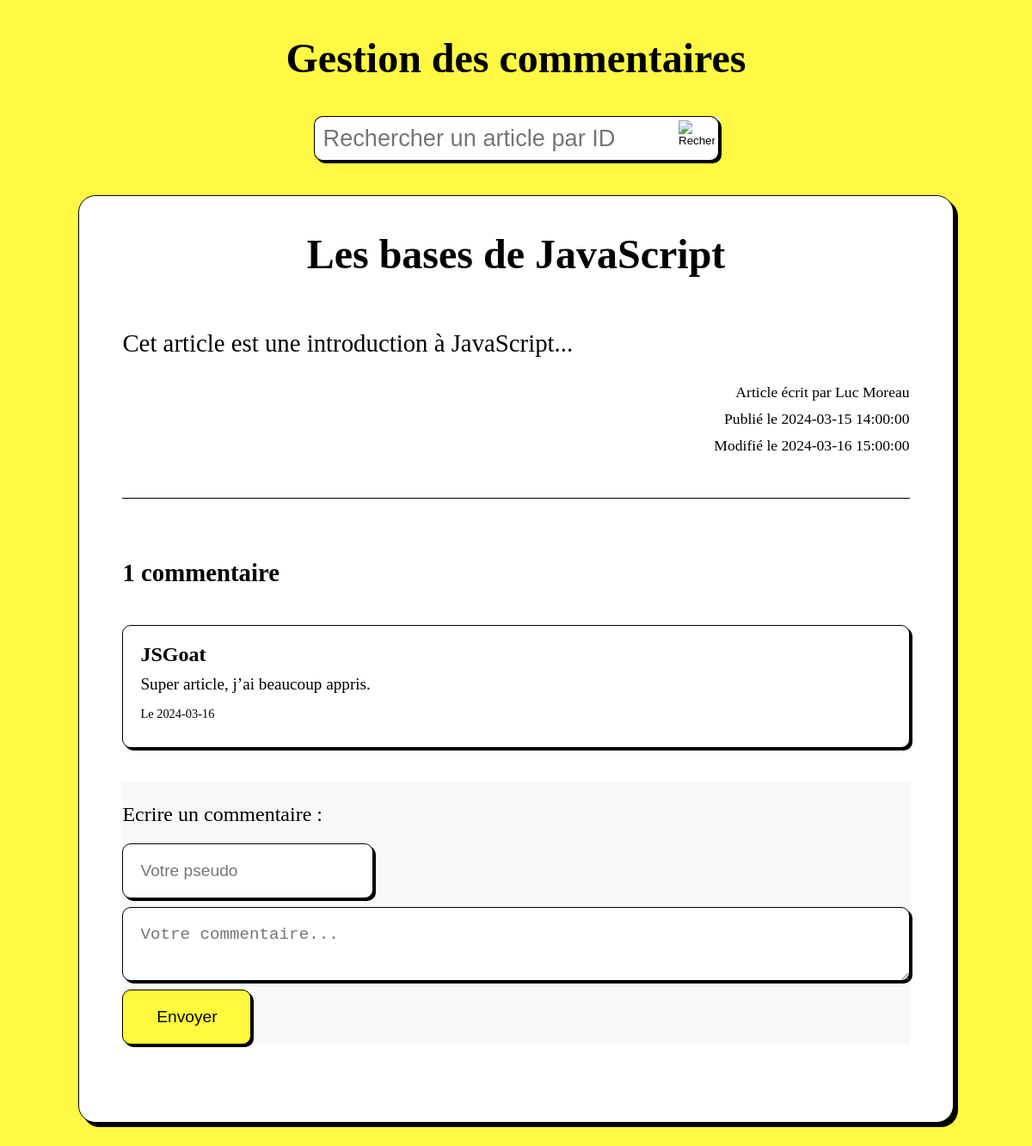
Screenshot of /TP2-projet-blog/TP2-exercices/3-gestion-des-commentaires.php?id_article=7 with the database file from the repository.
### tables this page shows
CREATE TABLE Articles (
    id_art INT PRIMARY KEY AUTO_INCREMENT,
    id_aut INT,
    titre VARCHAR(255),
    corps TEXT,
    date_crea DATETIME,
    date_modif DATETIME,
    FOREIGN KEY (id_aut) REFERENCES Utilisateurs(id_aut)
);

CREATE TABLE Utilisateurs (
    id_aut INT PRIMARY KEY AUTO_INCREMENT,
    nom VARCHAR(100),
    prenom VARCHAR(100),
    login VARCHAR(20),
    mdp VARCHAR(15),
    role VARCHAR(20)
);

CREATE TABLE Commentaires (
    id_com INT PRIMARY KEY AUTO_INCREMENT,
    id_art INT,
    pseudo VARCHAR(100),
    contenu TEXT,
    date_crea DATETIME,
    FOREIGN KEY (id_art) REFERENCES Articles(id_art)
);

### TP2-projet-blog/TP2-exercices/3-gestion-des-commentaires.php (the view, shortened to what this page needs)
<!DOCTYPE html>
<html lang="fr">
<head>
    <link rel="stylesheet" href="gestionCommentaires.css">
</head>
<body>
    <main>
        <h1>Gestion des commentaires</h1>
        <form id="formRecherche" method="post" action="3-gestion-des-commentaires.php">
            <input required type="text" name="idart" placeholder="Rechercher un article par ID">
            <button onclick="submitForm()" title="Rechercher">
                <img src="http://cdn.onlinewebfonts.com/svg/img_588.png" alt="Rechercher">
            </button>
        </form>
            <?php
            $db = new PDO('mysql:host=localhost;dbname=blog', 'root', '');
            if(isset($_POST['idart']) || isset($_GET['id_article'])){
                if(isset($_POST['idart'])){
                    $idart = $_POST['idart'];
                    $_SESSION['idart'] = $idart;
                } else {
                    $idart = $_GET['id_article'];
                }
                $query = $db->prepare(
                    "SELECT id_art, titre, corps, date_crea, date_modif, nom, prenom
                    FROM articles JOIN utilisateurs USING(id_aut) WHERE id_art = :idart"
                                    );
                $query->execute([
                    "idart"=>$idart
                ]);
                $article = $query->fetch();
                if($article){
                    echo"<div class='conteneur-article'>";
                        echo"<h1>" . $article['titre'] . "</h1>";
                        echo"<p class='corps-article'>" . $article['corps'] . "</p>";
                        echo"<div class='info-art-container'>
                                <p class='info-art'> Article écrit par " . $article['prenom'] . " " . $article['nom'] . "</p>
                                <p class='info-art'> Publié le " . $article['date_crea'] . "</p>
                                <p class='info-art'> Modifié le " . $article['date_modif'] . "</p>
                            </div>";
                        echo "<div class='ligne-horizontale'></div>";
                        $query = $db->prepare("SELECT * FROM commentaires WHERE id_art = :idart");
                        $query->execute(["idart" => $idart]);
                        $commentaires = $query->fetchAll();
                        echo "<h2 class='comms-annonce'>";
                            if ($commentaires) {
                                $commentCount = count($commentaires);
                                if ($commentCount > 1) {
                                    echo $commentCount . " commentaires";
                                } else {
                                    echo $commentCount . " commentaire";
                                }
                            } else {
                                echo "Aucun commentaire";
                            }
                        echo "</h2>";
                        echo "<div class='comms-cont'>";
                            foreach($commentaires as $com){
                                echo "
                                <div class='com'>
                                    <h4>" . $com['pseudo'] . "</h4>
                                    <p>" . $com['contenu'] . "</p>
                                    <p class='date-com'> Le " . substr($com['date_crea'], 0, 10) . "</p>";
                                echo "</div>";
                            }
                        echo"</div>";
                        echo "<div class='comment-form'>";
                            echo "<h3>Ecrire un commentaire :</h3>";
                            echo "<form method='POST' action=''>";
                                echo "<input required type='text' name='pseudo' placeholder='Votre pseudo'>";
                                echo "<textarea required name='comment' placeholder='Votre commentaire...'></textarea>";
                                echo "<input name='send-commentaire' type='submit' value='Envoyer'>";
                            echo "</form>";
                        echo "</div>";
                    echo"</div>";
                }else{
                    echo"<div>Article non trouvé</div>";
                }
            }
            ?>
    </main>
</body>
</html>

### TP2-projet-blog/TP2-exercices/gestionCommentaires.css (style rules this page uses)
body { background-color: rgb(255, 249, 67); }
main { margin: 20px 20px 80px 20px; display: flex; flex-direction: column; justify-content: center; align-items: center; }
main h1 { text-align: center; font-size: 3rem; margin: 20px 0; color: rgb(0, 0, 0); border-radius: 20px; }
#formRecherche { display: flex; justify-content: center; align-items: center; margin: 20px 0; }
#formRecherche input { height: 50px; width: 400px; border-radius: 10px 0 0 10px; border : 1px solid black; font-size: 1.7rem; border-right: none; padding: 0 10px; box-shadow: 3px 3px 0px black; }
button img { height: 42px; width: 42px; padding: 4px; border: 1px solid black; border-radius: 0 10px 10px 0; border-left: none; box-shadow: 3px 3px 0px black; background-color: white; }
#formRecherche button { height: 50px; width: 50px; cursor: pointer; background-color: none !important; display: flex; justify-content: center; align-items: center; border: none; }
.conteneur-article { display: flex; flex-direction: column; margin: 20px 0; width: 80%; max-width: 1800px; padding: 20px 50px 40px 50px; background-color: white; border-radius: 20px; box-shadow: 5px 5px 0px black; border: 1px solid black; }
.conteneur-article h1 { margin: 20px 0 40px 0; }
.conteneur-article .corps-article { font-size: 1.8rem; margin: 20px 0; }
.conteneur-article .info-art { margin: 10px 0; font-size: 1.1rem; width: 100%; text-align: end; }
.ligne-horizontale { width: 100%; height: 1px; background-color: black; margin: 40px 0 20px 0; }
.comms-annonce { margin-top: 50px; font-size: 1.8rem; }
.comms-cont { margin-bottom: 0px; }
.com * { margin: 0; padding: 0; }
.com { display: flex; flex-direction: column; margin: 20px 0 40px 0; padding: 20px; background-color: white; border-radius: 10px; box-shadow: 3px 3px 0px black; border: 1px solid black; }
.com h4 { font-size: 1.5rem; margin-bottom: 10px; }
.com p { font-size: 1.2rem; margin-bottom: 10px; }
.com .date-com { font-size: .9rem; margin-top: 5px; }
.comment-form { display: flex; flex-direction: column; background-color: #f8f8f8; margin-bottom: 50px; }
.comment-form form { display: flex; flex-direction: column; }
.comment-form h3 { margin-bottom: 20px; font-size: 1.5rem; font-weight: normal; }
.comment-form input[type="text"], .comment-form textarea { padding: 20px; border-radius: 10px; border: 1px solid #000000; box-shadow: 3px 3px 0px black; margin-bottom: 10px; font-size: 1.2rem; }
.comment-form textarea { resize: vertical; }
.comment-form input[type="text"] { width: 250px; }
.comment-form input[type="submit"] { width: 150px; padding: 20px 30px; background-color: rgb(255, 249, 60); border-radius: 10px; color: #000000; box-shadow: 3px 3px 0px black; border: 1px solid #000000; cursor: pointer; font-size: 1.2rem; }

### rows the page displays
articles: titre "Les bases de JavaScript", corps "Cet article est une introduction à JavaScript...", id_aut.prenom "Luc", id_aut.nom "Moreau", date_crea "2024-03-15 14:00:00", date_modif "2024-03-16 15:00:00"
commentaires: pseudo "JSGoat", contenu "Super article, j’ai beaucoup appris.", date_crea "2024-03-16"

### other values shown
$commentCount "1"
